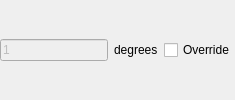
            <widget class="QWidget" name="wgtMaxPatchSize" native="true">
             <layout class="QHBoxLayout" name="hblMaxPatchSize">
              <property name="leftMargin">
               <number>0</number>
              </property>
              <property name="topMargin">
               <number>0</number>
              </property>
              <property name="rightMargin">
               <number>0</number>
              </property>
              <property name="bottomMargin">
               <number>0</number>
              </property>
              <item>
               <widget class="QLineEdit" name="txtMaxPatchSize">
                <property name="enabled">
                 <bool>false</bool>
                </property>
                <property name="text">
                 <string>1</string>
                </property>
               </widget>
              </item>
              <item>
               <widget class="QLabel" name="lblResPatchUnit">
                <property name="text">
                 <string>degrees</string>
                </property>
               </widget>
              </item>
              <item>
               <widget class="QCheckBox" name="chkMaxPatchSizeOverride">
                <property name="focusPolicy">
                 <enum>Qt::StrongFocus</enum>
                </property>
                <property name="text">
                 <string>Override</string>
                </property>
               </widget>
              </item>
             </layout>
            </widget>
